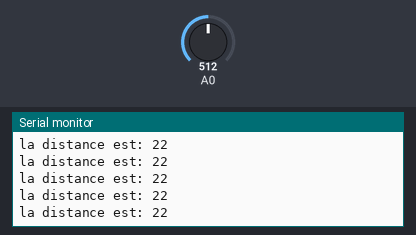
Bench run of a sketch on a simulated Arduino Uno, built with avr-gcc and run on an emulated ATmega328P. Parts: the last lines printed to the serial monitor. The inputs (shaded band) are chosen by the test bench; at power-on: A0 = 512.

Above: at 1.2 s.
1.3 s: A0 set to 139
At 2.2 s:
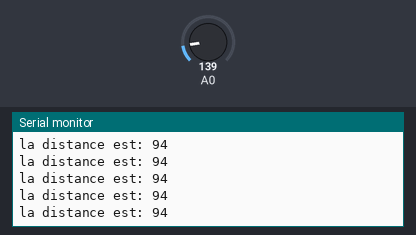
4.3 s: A0 set to 122
At 5.1 s:
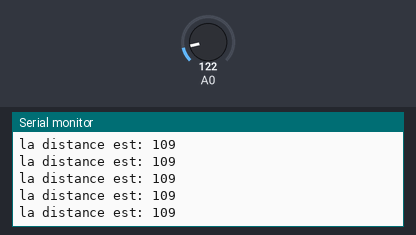
7.3 s: A0 set to 18
At 8.0 s:
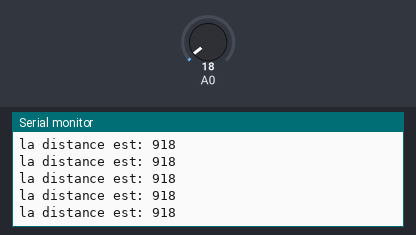
10.3 s: A0 set to 14
At 11.0 s:
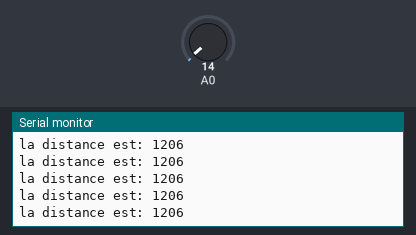
Timing chart, 0 to 13.3 s (numbered marks = the images above; inputs shaded):
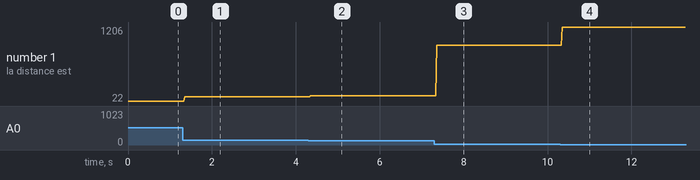

Measured:
- after the input at 1.3 s, the serial monitor: prints a new line after 0.05 s (image 1)
- after the input at 4.3 s, the serial monitor: prints a new line after 0.05 s (image 2)
- after the input at 7.3 s, the serial monitor: prints a new line after 0.06 s (image 3)
- after the input at 10.3 s, the serial monitor: prints a new line after 0.05 s (image 4)
- plotted number 1: 22 → 94 after the input at 1.3 s, 94 → 109 after the input at 4.3 s, 109 → 918 after the input at 7.3 s, 918 → 1206 after the input at 10.3 s

The sketch:

Sketch1.ino
```cpp
/*
 Name:		Sketch1.ino
 Created:	11/5/2016 8:55:54 AM
 Author:	Vincent
*/
#include "distance_sensor.h"
#include "sensor_IR.h"
#include "Arduino.h"
#include "SharpIR2.h"
#include "sensor_initializer.h"

Distance_Sensor *sensor = new Distance_Sensor;

void setup() {
    initialize_IR_sensor(&sensor);
    Serial.begin(9600);
}

void loop() {
	Serial.print("la distance est: ");
	int d = sensor->read_distance();
	Serial.print(d);
	Serial.print("\n");

}
```

SharpIR2.cpp
```cpp
// (licence header left out)
// The Sahrp IR sensors are cheap but somehow unreliable. I've found that when doing continous readings to a
// fix object, the distance given oscilates quite a bit from time to time. For example I had an object at
// 31 cm. The readings from the sensor were mainly steady at the correct distance but eventually the distance
// given dropped down to 25 cm or even 16 cm. That's quite a bit and for some applications it is quite
// unacceptable. I checked the library http://code.google.com/p/gp2y0a21yk-library/ by Jeroen Doggen
// (jeroendoggen@gmail.com) and what the author was doing is to take a bunch of readings and give an average of them

// The present library works similary. It reads a bunch of readings (avg), it checks if the current reading
// differs a lot from the previous one (tolerance) and if it doesn't differ a lot, it takes it into account
// for the mean distance.
// The distance is calculated from a formula extracted from the graphs on the sensors datasheets
// After some tests, I think that a set of 20 to 25 readings is more than enough to get an accurate distance
// Reading 25 times and return a mean distance takes 53 ms. For my application of the sensor is fast enough.
// This library has the formulas to work with the GP2Y0A21Y and the GP2Y0A02YK sensors but exanding it for
// other sensors is easy enough.


#include "Arduino.h"
#include "SharpIR2.h"


SharpIR2::SharpIR2(int irPin, int avg, int tolerance, int sensorModel) {

    _irPin=irPin;
    _avg=avg;
    _tol=tolerance/100;
    _model=sensorModel;

    analogReference(DEFAULT);

}


// When you initialize the library object on your sketch you have to pass all the above parameters:

// irPin is obviously the pin where the IR sensor is attached
// avg is the number of readings the library does
// tolerance indicates how similar a value has to be from the last value to be taken as valid. It should be a
//    value between 0 and 100, like a %. A value of 93 would mean that one value has to be, at least, 93% to the
//    previous value to be considered as valid.
// sensorModel is a int to differentiate the two sensor models this library currently supports:
//    1080 is the int for the GP2Y0A21Y and 20150 is the int for GP2Y0A02YK. The numbers reflect the
//    distance range they are designed for (in cm)


int SharpIR2::cm() {

    int raw=analogRead(_irPin);
    float voltFromRaw=map(raw, 0, 1023, 0, 5000);

    int puntualDistance;

    if (_model==1080) {

        puntualDistance=27.728*pow(voltFromRaw/1000, -1.2045);

    }else if (_model==20150){

        puntualDistance=61.573*pow(voltFromRaw/1000, -1.1068);

    }


    return puntualDistance;


}


int SharpIR2::distance() {

    _p=0;
    _sum=0;


    for (int i=0; i<_avg; i++){

        int foo=cm();

        if (foo>=(_tol*_previousDistance)){

            _previousDistance=foo;
            _sum=_sum+foo;
            _p++;

        }


    }


    int accurateDistance=_sum/_p;

    return accurateDistance;

}
```

SharpIR2.h
```cpp
// (licence header left out)
#ifndef SharpIR2_h
#define SharpIR2_h

#include "Arduino.h"

class SharpIR2
{
  public:
    SharpIR2 (int irPin, int avg, int tolerance, int sensorModel);
    int distance();


  private:

    int cm();

    int _irPin;
    int _model;
    int _avg;
    int _p;
    int _sum;
    int _previousDistance;
    int _tol;

};

#endif
```

distance_sensor.cpp
```cpp
#include "distance_sensor.h"

int Distance_Sensor::read_distance(){
	return 0;
};
```

distance_sensor.h
```cpp
// distance_sensor.h

#ifndef _DISTANCE_SENSOR_h
#define _DISTANCE_SENSOR_h

#if defined(ARDUINO) && ARDUINO >= 100
	#include "arduino.h"
#else
	#include "WProgram.h"
#endif

class Distance_Sensor{
public:
	virtual int read_distance();
};


#endif
```

sensor_IR.cpp
```cpp
//
//
//

#include "sensor_IR.h"
#include "SharpIR2.h"

Sensor_IR::Sensor_IR() :
sensor(A0, 20, 30, 20150)
{};

int Sensor_IR::read_distance(){
	sensor.distance();

};
```

sensor_IR.h
```cpp
// sensor.h

#ifndef _SENSOR_h
#define _SENSOR_h

#if defined(ARDUINO) && ARDUINO >= 100
	#include "arduino.h"
#else
	#include "WProgram.h"
#endif
#include "sensor_initializer.h"
#include "SharpIR2.h"
#include "distance_sensor.h"


class Sensor_IR : public Distance_Sensor{
public:
	SharpIR2 sensor;
	Sensor_IR();
	int read_distance();
};

#endif
```

sensor_initializer.cpp
```cpp
#include "sensor_initializer.h"

void initialize_IR_sensor(Distance_Sensor** abstract_sensor){
	delete *abstract_sensor;
	*abstract_sensor = new Sensor_IR;
}
```

sensor_initializer.h
```cpp
#ifndef _SENSOR_INIT_H
#define _SENSOR_INIT_H


#include "distance_sensor.h"
#include "sensor_IR.h"
#include "Arduino.h"
#include "SharpIR2.h"
class Distance_Sensor;
class Sensor_IR;

void initialize_IR_sensor(Distance_Sensor** abstract_sensor);
#endif
```
